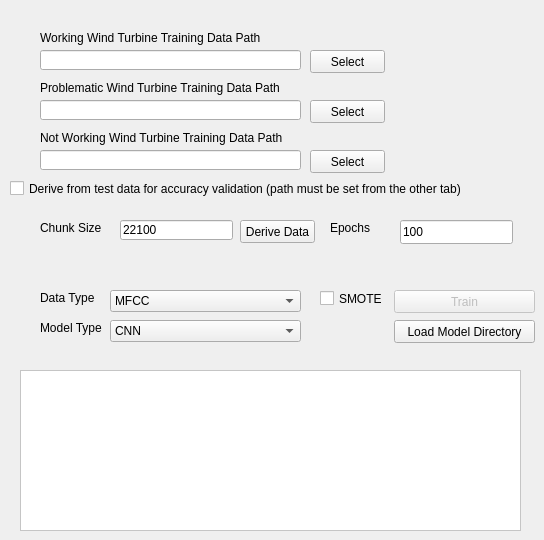
    <widget class="QWidget" name="trainTab">
     <attribute name="title">
      <string>Train</string>
     </attribute>
     <widget class="QLineEdit" name="workingEdit">
      <property name="geometry">
       <rect>
        <x>40</x>
        <y>50</y>
        <width>261</width>
        <height>20</height>
       </rect>
      </property>
     </widget>
     <widget class="QLabel" name="workingLabel">
      <property name="geometry">
       <rect>
        <x>40</x>
        <y>30</y>
        <width>261</width>
        <height>16</height>
       </rect>
      </property>
      <property name="text">
       <string>Working Wind Turbine Training Data Path</string>
      </property>
     </widget>
     <widget class="QPushButton" name="workingButton">
      <property name="geometry">
       <rect>
        <x>310</x>
        <y>50</y>
        <width>75</width>
        <height>23</height>
       </rect>
      </property>
      <property name="text">
       <string>Select</string>
      </property>
     </widget>
     <widget class="QLabel" name="problematicLabel">
      <property name="geometry">
       <rect>
        <x>40</x>
        <y>80</y>
        <width>291</width>
        <height>16</height>
       </rect>
      </property>
      <property name="text">
       <string>Problematic Wind Turbine Training Data Path</string>
      </property>
     </widget>
     <widget class="QLineEdit" name="problematicEdit">
      <property name="geometry">
       <rect>
        <x>40</x>
        <y>100</y>
        <width>261</width>
        <height>20</height>
       </rect>
      </property>
     </widget>
     <widget class="QPushButton" name="problematicButton">
      <property name="geometry">
       <rect>
        <x>310</x>
        <y>100</y>
        <width>75</width>
        <height>23</height>
       </rect>
      </property>
      <property name="text">
       <string>Select</string>
      </property>
     </widget>
     <widget class="QLabel" name="notWorkingLabel">
      <property name="geometry">
       <rect>
        <x>40</x>
        <y>130</y>
        <width>311</width>
        <height>16</height>
       </rect>
      </property>
      <property name="text">
       <string>Not Working Wind Turbine Training Data Path</string>
      </property>
     </widget>
     <widget class="QLineEdit" name="notWorkingEdit">
      <property name="geometry">
       <rect>
        <x>40</x>
        <y>150</y>
        <width>261</width>
        <height>20</height>
       </rect>
      </property>
     </widget>
     <widget class="QPushButton" name="notWorkingButton">
      <property name="geometry">
       <rect>
        <x>310</x>
        <y>150</y>
        <width>75</width>
        <height>23</height>
       </rect>
      </property>
      <property name="text">
       <string>Select</string>
      </property>
     </widget>
     <widget class="QLabel" name="chunkLabel">
      <property name="geometry">
       <rect>
        <x>40</x>
        <y>220</y>
        <width>71</width>
        <height>16</height>
       </rect>
      </property>
      <property name="text">
       <string>Chunk Size</string>
      </property>
     </widget>
     <widget class="QLineEdit" name="chunkEdit">
      <property name="geometry">
       <rect>
        <x>120</x>
        <y>220</y>
        <width>113</width>
        <height>20</height>
       </rect>
      </property>
      <property name="text">
       <string>22100</string>
      </property>
     </widget>
     <widget class="QTextEdit" name="verboseData">
      <property name="enabled">
       <bool>true</bool>
      </property>
      <property name="geometry">
       <rect>
        <x>20</x>
        <y>370</y>
        <width>501</width>
        <height>161</height>
       </rect>
      </property>
      <property name="palette">
       <palette>
        <active>
         <colorrole role="WindowText">
          <brush brushstyle="SolidPattern">
           <color alpha="255">
            <red>0</red>
            <green>0</green>
            <blue>0</blue>
           </color>
          </brush>
         </colorrole>
         <colorrole role="Button">
          <brush brushstyle="SolidPattern">
           <color alpha="255">
            <red>255</red>
            <green>255</green>
            <blue>255</blue>
           </color>
          </brush>
         </colorrole>
         <colorrole role="Light">
          <brush brushstyle="SolidPattern">
           <color alpha="255">
            <red>255</red>
            <green>255</green>
            <blue>255</blue>
           </color>
          </brush>
         </colorrole>
         <colorrole role="Midlight">
          <brush brushstyle="SolidPattern">
           <color alpha="255">
            <red>255</red>
            <green>255</green>
            <blue>255</blue>
           </color>
          </brush>
         </colorrole>
         <colorrole role="Dark">
          <brush brushstyle="SolidPattern">
           <color alpha="255">
            <red>127</red>
            <green>127</green>
            <blue>127</blue>
           </color>
          </brush>
         </colorrole>
         <colorrole role="Mid">
          <brush brushstyle="SolidPattern">
           <color alpha="255">
            <red>170</red>
            <green>170</green>
            <blue>170</blue>
           </color>
          </brush>
         </colorrole>
         <colorrole role="Text">
          <brush brushstyle="SolidPattern">
           <color alpha="255">
            <red>0</red>
            <green>0</green>
            <blue>0</blue>
           </color>
          </brush>
         </colorrole>
         <colorrole role="BrightText">
          <brush brushstyle="SolidPattern">
           <color alpha="255">
            <red>255</red>
            <green>255</green>
            <blue>255</blue>
           </color>
          </brush>
         </colorrole>
         <colorrole role="ButtonText">
          <brush brushstyle="SolidPattern">
           <color alpha="255">
            <red>0</red>
            <green>0</green>
            <blue>0</blue>
           </color>
          </brush>
         </colorrole>
         <colorrole role="Base">
          <brush brushstyle="SolidPattern">
           <color alpha="255">
            <red>255</red>
            <green>255</green>
            <blue>255</blue>
           </color>
          </brush>
         </colorrole>
         <colorrole role="Window">
          <brush brushstyle="SolidPattern">
           <color alpha="255">
            <red>255</red>
            <green>255</green>
            <blue>255</blue>
           </color>
          </brush>
         </colorrole>
         <colorrole role="Shadow">
          <brush brushstyle="SolidPattern">
           <color alpha="255">
            <red>0</red>
            <green>0</green>
            <blue>0</blue>
           </color>
          </brush>
         </colorrole>
         <colorrole role="AlternateBase">
          <brush brushstyle="SolidPattern">
           <color alpha="255">
            <red>255</red>
            <green>255</green>
            <blue>255</blue>
           </color>
          </brush>
         </colorrole>
         <colorrole role="ToolTipBase">
          <brush brushstyle="SolidPattern">
           <color alpha="255">
            <red>255</red>
            <green>255</green>
            <blue>220</blue>
           </color>
          </brush>
         </colorrole>
         <colorrole role="ToolTipText">
          <brush brushstyle="SolidPattern">
           <color alpha="255">
            <red>0</red>
            <green>0</green>
            <blue>0</blue>
           </color>
          </brush>
         </colorrole>
         <colorrole role="PlaceholderText">
          <brush brushstyle="SolidPattern">
           <color alpha="128">
            <red>0</red>
            <green>0</green>
            <blue>0</blue>
           </color>
          </brush>
         </colorrole>
        </active>
        <inactive>
         <colorrole role="WindowText">
          <brush brushstyle="SolidPattern">
           <color alpha="255">
            <red>0</red>
            <green>0</green>
            <blue>0</blue>
           </color>
          </brush>
         </colorrole>
         <colorrole role="Button">
          <brush brushstyle="SolidPattern">
           <color alpha="255">
            <red>255</red>
            <green>255</green>
            <blue>255</blue>
           </color>
          </brush>
         </colorrole>
         <colorrole role="Light">
          <brush brushstyle="SolidPattern">
           <color alpha="255">
            <red>255</red>
            <green>255</green>
            <blue>255</blue>
           </color>
          </brush>
         </colorrole>
         <colorrole role="Midlight">
          <brush brushstyle="SolidPattern">
           <color alpha="255">
            <red>255</red>
            <green>255</green>
            <blue>255</blue>
           </color>
          </brush>
         </colorrole>
         <colorrole role="Dark">
          <brush brushstyle="SolidPattern">
           <color alpha="255">
            <red>127</red>
            <green>127</green>
            <blue>127</blue>
           </color>
          </brush>
         </colorrole>
         <colorrole role="Mid">
          <brush brushstyle="SolidPattern">
           <color alpha="255">
            <red>170</red>
            <green>170</green>
            <blue>170</blue>
           </color>
          </brush>
         </colorrole>
         <colorrole role="Text">
          <brush brushstyle="SolidPattern">
           <color alpha="255">
            <red>0</red>
            <green>0</green>
            <blue>0</blue>
           </color>
          </brush>
         </colorrole>
         <colorrole role="BrightText">
          <brush brushstyle="SolidPattern">
           <color alpha="255">
            <red>255</red>
            <green>255</green>
            <blue>255</blue>
           </color>
          </brush>
         </colorrole>
         <colorrole role="ButtonText">
          <brush brushstyle="SolidPattern">
           <color alpha="255">
            <red>0</red>
            <green>0</green>
            <blue>0</blue>
           </color>
          </brush>
         </colorrole>
         <colorrole role="Base">
          <brush brushstyle="SolidPattern">
           <color alpha="255">
            <red>255</red>
            <green>255</green>
            <blue>255</blue>
           </color>
          </brush>
         </colorrole>
         <colorrole role="Window">
          <brush brushstyle="SolidPattern">
           <color alpha="255">
            <red>255</red>
            <green>255</green>
            <blue>255</blue>
           </color>
          </brush>
         </colorrole>
         <colorrole role="Shadow">
          <brush brushstyle="SolidPattern">
           <color alpha="255">
            <red>0</red>
            <green>0</green>
            <blue>0</blue>
           </color>
          </brush>
         </colorrole>
         <colorrole role="AlternateBase">
          <brush brushstyle="SolidPattern">
           <color alpha="255">
            <red>255</red>
            <green>255</green>
            <blue>255</blue>
           </color>
          </brush>
         </colorrole>
         <colorrole role="ToolTipBase">
          <brush brushstyle="SolidPattern">
           <color alpha="255">
            <red>255</red>
            <green>255</green>
            <blue>220</blue>
           </color>
          </brush>
         </colorrole>
         <colorrole role="ToolTipText">
          <brush brushstyle="SolidPattern">
           <color alpha="255">
            <red>0</red>
            <green>0</green>
            <blue>0</blue>
           </color>
          </brush>
         </colorrole>
         <colorrole role="PlaceholderText">
          <brush brushstyle="SolidPattern">
           <color alpha="128">
            <red>0</red>
            <green>0</green>
            <blue>0</blue>
           </color>
          </brush>
         </colorrole>
        </inactive>
        <disabled>
         <colorrole role="WindowText">
          <brush brushstyle="SolidPattern">
           <color alpha="255">
            <red>127</red>
            <green>127</green>
            <blue>127</blue>
           </color>
          </brush>
         </colorrole>
         <colorrole role="Button">
          <brush brushstyle="SolidPattern">
           <color alpha="255">
            <red>255</red>
            <green>255</green>
            <blue>255</blue>
           </color>
          </brush>
         </colorrole>
         <colorrole role="Light">
          <brush brushstyle="SolidPattern">
           <color alpha="255">
            <red>255</red>
            <green>255</green>
            <blue>255</blue>
           </color>
          </brush>
         </colorrole>
         <colorrole role="Midlight">
          <brush brushstyle="SolidPattern">
           <color alpha="255">
            <red>255</red>
            <green>255</green>
            <blue>255</blue>
           </color>
          </brush>
         </colorrole>
         <colorrole role="Dark">
          <brush brushstyle="SolidPattern">
           <color alpha="255">
            <red>127</red>
            <green>127</green>
            <blue>127</blue>
           </color>
          </brush>
         </colorrole>
         <colorrole role="Mid">
          <brush brushstyle="SolidPattern">
           <color alpha="255">
            <red>170</red>
            <green>170</green>
            <blue>170</blue>
           </color>
          </brush>
         </colorrole>
         <colorrole role="Text">
          <brush brushstyle="SolidPattern">
           <color alpha="255">
            <red>127</red>
            <green>127</green>
            <blue>127</blue>
           </color>
          </brush>
         </colorrole>
         <colorrole role="BrightText">
          <brush brushstyle="SolidPattern">
           <color alpha="255">
            <red>255</red>
            <green>255</green>
            <blue>255</blue>
           </color>
          </brush>
         </colorrole>
         <colorrole role="ButtonText">
          <brush brushstyle="SolidPattern">
           <color alpha="255">
            <red>127</red>
            <green>127</green>
            <blue>127</blue>
           </color>
          </brush>
         </colorrole>
         <colorrole role="Base">
          <brush brushstyle="SolidPattern">
           <color alpha="255">
            <red>255</red>
            <green>255</green>
            <blue>255</blue>
           </color>
          </brush>
         </colorrole>
         <colorrole role="Window">
          <brush brushstyle="SolidPattern">
           <color alpha="255">
            <red>255</red>
            <green>255</green>
            <blue>255</blue>
           </color>
          </brush>
         </colorrole>
         <colorrole role="Shadow">
          <brush brushstyle="SolidPattern">
           <color alpha="255">
            <red>0</red>
            <green>0</green>
            <blue>0</blue>
           </color>
          </brush>
         </colorrole>
         <colorrole role="AlternateBase">
          <brush brushstyle="SolidPattern">
           <color alpha="255">
            <red>255</red>
            <green>255</green>
            <blue>255</blue>
           </color>
          </brush>
         </colorrole>
         <colorrole role="ToolTipBase">
          <brush brushstyle="SolidPattern">
           <color alpha="255">
            <red>255</red>
            <green>255</green>
            <blue>220</blue>
           </color>
          </brush>
         </colorrole>
         <colorrole role="ToolTipText">
          <brush brushstyle="SolidPattern">
           <color alpha="255">
            <red>0</red>
            <green>0</green>
            <blue>0</blue>
           </color>
          </brush>
         </colorrole>
         <colorrole role="PlaceholderText">
          <brush brushstyle="SolidPattern">
           <color alpha="128">
            <red>0</red>
            <green>0</green>
            <blue>0</blue>
           </color>
          </brush>
         </colorrole>
        </disabled>
       </palette>
      </property>
      <property name="readOnly">
       <bool>true</bool>
      </property>
     </widget>
     <widget class="QPushButton" name="trainButton">
      <property name="enabled">
       <bool>false</bool>
      </property>
      <property name="geometry">
       <rect>
        <x>394</x>
        <y>290</y>
        <width>141</width>
        <height>23</height>
       </rect>
      </property>
      <property name="text">
       <string>Train</string>
      </property>
     </widget>
     <widget class="QPushButton" name="deriveButton">
      <property name="geometry">
       <rect>
        <x>240</x>
        <y>220</y>
        <width>75</width>
        <height>23</height>
       </rect>
      </property>
      <property name="text">
       <string>Derive Data</string>
      </property>
     </widget>
     <widget class="QLabel" name="dataLabel">
      <property name="geometry">
       <rect>
        <x>40</x>
        <y>290</y>
        <width>71</width>
        <height>16</height>
       </rect>
      </property>
      <property name="text">
       <string>Data Type</string>
      </property>
     </widget>
     <widget class="QComboBox" name="dataBox">
      <property name="geometry">
       <rect>
        <x>110</x>
        <y>290</y>
        <width>191</width>
        <height>22</height>
       </rect>
      </property>
      <item>
       <property name="text">
        <string comment="1">MFCC</string>
       </property>
      </item>
      <item>
       <property name="text">
        <string comment="2">Spectrogram</string>
       </property>
      </item>
      <item>
       <property name="text">
        <string comment="3">Mel Spectrogram</string>
       </property>
      </item>
     </widget>
     <widget class="QLabel" name="modelLabel">
      <property name="geometry">
       <rect>
        <x>40</x>
        <y>320</y>
        <width>71</width>
        <height>16</height>
       </rect>
      </property>
      <property name="text">
       <string>Model Type</string>
      </property>
     </widget>
     <widget class="QComboBox" name="modelBox">
      <property name="geometry">
       <rect>
        <x>110</x>
        <y>320</y>
        <width>191</width>
        <height>22</height>
       </rect>
      </property>
      <item>
       <property name="text">
        <string>CNN</string>
       </property>
      </item>
      <item>
       <property name="text">
        <string>RNN</string>
       </property>
      </item>
      <item>
       <property name="text">
        <string>LSTM</string>
       </property>
      </item>
     </widget>
     <widget class="QPushButton" name="loadButton">
      <property name="enabled">
       <bool>true</bool>
      </property>
      <property name="geometry">
       <rect>
        <x>394</x>
        <y>320</y>
        <width>141</width>
        <height>23</height>
       </rect>
      </property>
      <property name="text">
       <string>Load Model Directory</string>
      </property>
     </widget>
     <widget class="QCheckBox" name="SMOTECheckBox">
      <property name="geometry">
       <rect>
        <x>320</x>
        <y>290</y>
        <width>70</width>
        <height>17</height>
       </rect>
      </property>
      <property name="text">
       <string>SMOTE</string>
      </property>
     </widget>
     <widget class="QLineEdit" name="epochEdit">
      <property name="geometry">
       <rect>
        <x>400</x>
        <y>220</y>
        <width>113</width>
        <height>24</height>
       </rect>
      </property>
      <property name="text">
       <string>100</string>
      </property>
     </widget>
     <widget class="QLabel" name="epochs">
      <property name="geometry">
       <rect>
        <x>330</x>
        <y>220</y>
        <width>71</width>
        <height>16</height>
       </rect>
      </property>
      <property name="text">
       <string>Epochs</string>
      </property>
     </widget>
     <widget class="QCheckBox" name="deriveTest">
      <property name="geometry">
       <rect>
        <x>10</x>
        <y>180</y>
        <width>521</width>
        <height>17</height>
       </rect>
      </property>
      <property name="text">
       <string>Derive from test data for accuracy validation (path must be set from the other tab)</string>
      </property>
     </widget>
    </widget>
